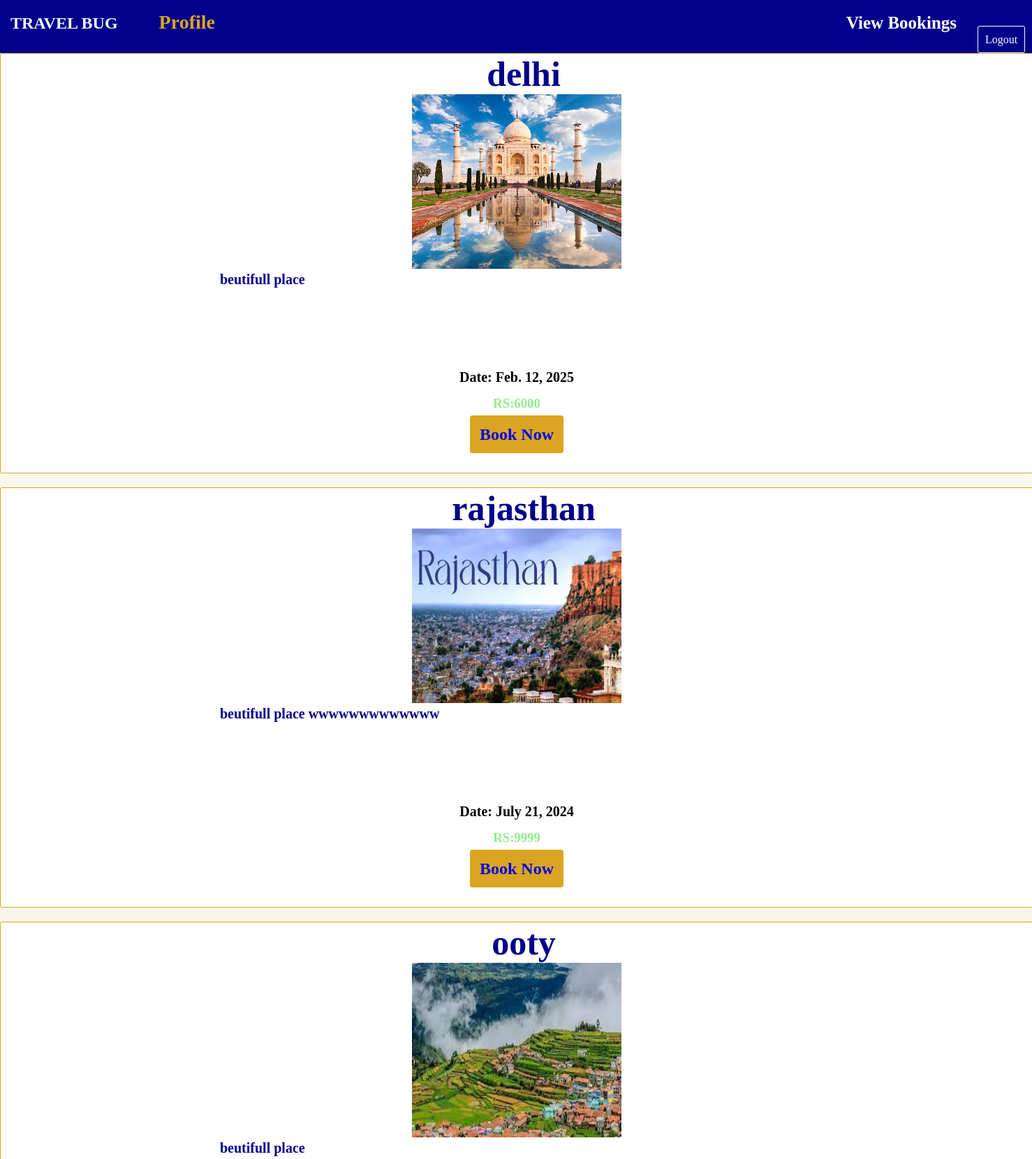
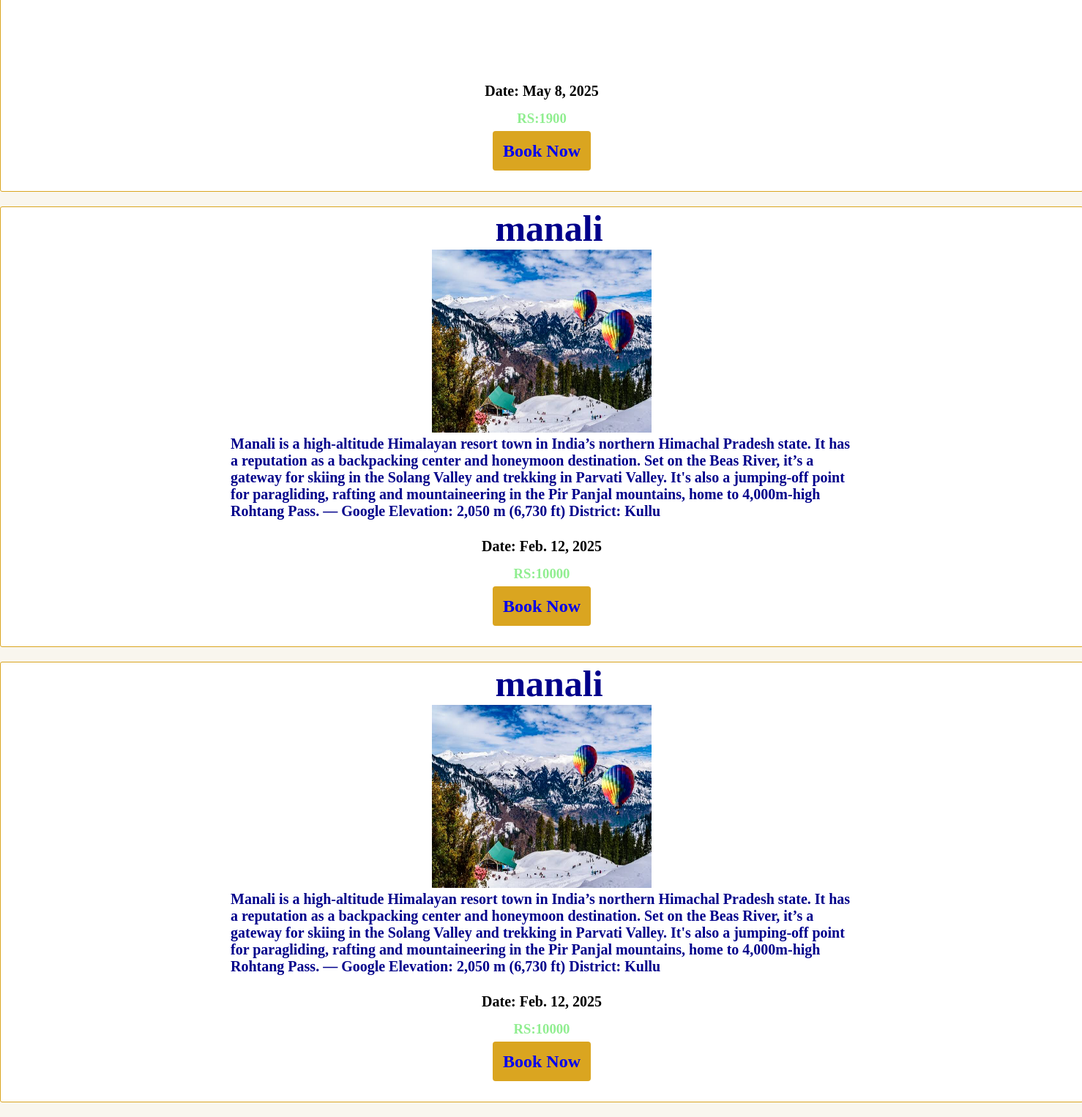
Screenshot of /userhome/ with the database file from the repository (2 pictures, top to bottom).
### travelbug_new/models.py (models this page shows, shortened)
class Packagecreate(models.Model):
    vendor = models.ForeignKey(Vendorregister, on_delete=models.CASCADE, null=True, blank=True)
    title=models.CharField(max_length=25)
    image=models.ImageField(upload_to='gallery/')
    description=models.CharField(max_length=700)
    date=models.DateField()
    price=models.IntegerField(default=0)
    aprovel=models.BooleanField(default=False)

### travelbug_new/views.py (the view)
# urls.py: path('userhome/',v.userhome,name="userhome"),
def userhome(request):
    pk=Packagecreate.objects.all()
    return render(request,"userhome.html",{'package':pk})

### travelbug_new/templates/userhome.html (shortened to what this page needs)
{% load static %}
  <!DOCTYPE html>
<html lang="en">
<head>
    <link rel="stylesheet" href="{% static 'css/userhome.css' %}">
</head>
<body>
  <div class="nav_div">
     <nav class="nav"><h1 class="nav_head">TRAVEL BUG</h1>
      <a class="profile" href="{% url 'profile' %}">Profile</a>
      <a class="bookings" href="{% url 'bookingdisplay' %}">View Bookings</a>
    <a class="logout" href="{% url 'userlogout' %}">Logout</a>
  </nav>
</div>
    <div class="main_div">
        {% for i in package %}
        {% if i.aprovel %}
          <div class="mini_div">
            <h1 class="title">{{i.title}}</h1>
            <img class="img" src="{{i.image.url}}">
            <h3 class="des">{{i.description}}</h3>
            <h3 class="date"> Date: {{i.date}}</h3>
            <h3 class="price">RS:{{i.price}}</h3>
            <a href="{% url 'booking' i.id %}" class="btn">Book Now</a>
          </div>
        {% else %}
        <h3>not found</h3>
         {% endif %}
        {% endfor %}
     </div>
</body>
</html>

### static/css/userhome.css (style rules this page uses)
* { padding: 0px; margin: 0px; }
body { background-color: #F9F6EE; }
.nav { background: #00008B; height: 60px; width: 100%; padding-top: 16px; }
.nav_head { color: aliceblue; padding: 15px; padding-top:50px ; display: inline; padding-bottom: 50px; }
.logout { color: white; text-decoration: none; padding: 10px; margin-left: 1400px; border: 1px solid white; border-radius: 3px; }
.nav_div { display: flex; }
.main_div { background-color: aquamarine; color: white; display: inline; }
.mini_div { background-color:white ; color:black; width: 100%; height: 600px; justify-items: center; border: 1px solid goldenrod; border-radius: 3px; margin-bottom: 20px; }
.img { width: 300px; height: 250px; }
.title { font-size: 50px; color: #00008B; padding-left: 20px; font-weight: bold; }
.des { color: #00008B; width: 850px; height: 140px; font-size: 20px; font-weight: bold; padding-bottom: -10px; }
.date { font-size: 20px; color: black; padding-top: -10px; padding-bottom: 15px; }
.btn { margin-top: 50px; text-decoration: none; padding: 14px; background-color: goldenrod; font-weight: bold; font-size: 24px; border-radius: 4px; }
.price { color:lightgreen ; font-weight: bold; margin-bottom: 20px; }
.bookings { color: white; text-decoration: none; font-size: 25px; font-weight: bold; margin-left: 900px; }
.profile { text-decoration: none; color: goldenrod; font-size: 28px; font-weight: bold; margin-left: 40px; }

### rows the page displays
Packagecreate: title "delhi", image (picture), description "beutifull place", date "Feb. 12, 2025", price "6000"
Packagecreate: title "rajasthan", image (picture), description "beutifull place wwwwwwwwwwwww", date "July 21, 2024", price "9999"
Packagecreate: title "ooty", image (picture), description "beutifull place", date "May 8, 2025", price "1900"
Packagecreate: title "manali", image (picture), description "Manali is a high-altitude Himalayan resort town in India’s northern Himachal Pradesh state. It has a reputation as a backpacking center and honeymoon destination. Set on the Beas River, it’s a gateway for skiing in the Solang Valley and trekking in Parvati Valley. It's also a jumping-off point for paragliding, rafting and mountaineering in the Pir Panjal mountains, home to 4,000m-high Rohtang Pass. ― Google Elevation: 2,050 m (6,730 ft) District: Kullu", date "Feb. 12, 2025", price "10000"
Packagecreate: title "manali", image (picture), description "Manali is a high-altitude Himalayan resort town in India’s northern Himachal Pradesh state. It has a reputation as a backpacking center and honeymoon destination. Set on the Beas River, it’s a gateway for skiing in the Solang Valley and trekking in Parvati Valley. It's also a jumping-off point for paragliding, rafting and mountaineering in the Pir Panjal mountains, home to 4,000m-high Rohtang Pass. ― Google Elevation: 2,050 m (6,730 ft) District: Kullu", date "Feb. 12, 2025", price "10000"
